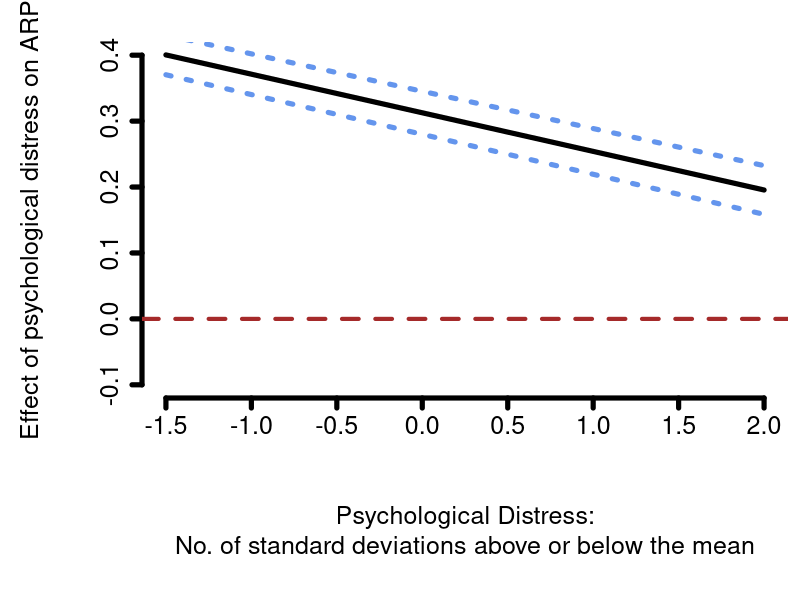
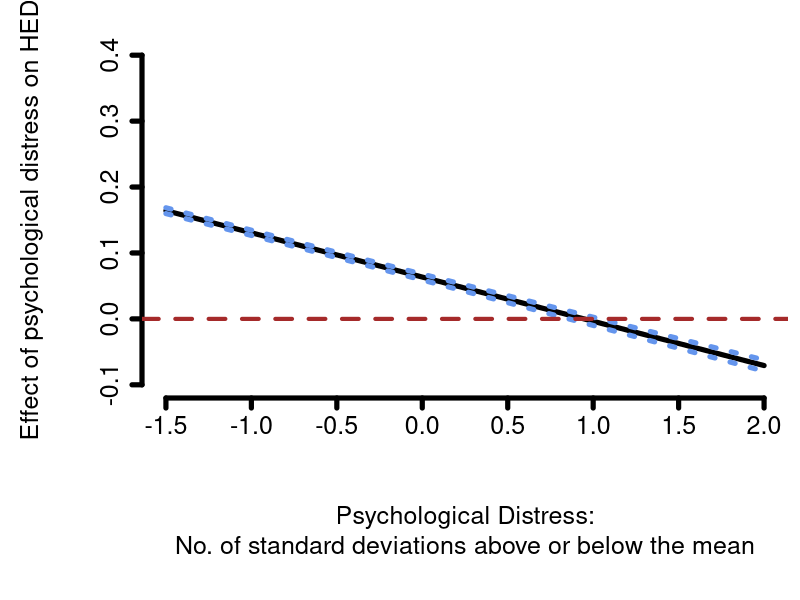

Source code (R) for these figures, in order:
###############################################################################
# Preliminary data preparation steps
###############################################################################

outdat_rutgers <- read.csv("figures/RAPI/injunctive_model_03.csv", header = TRUE)
colnames(outdat_rutgers)[1] <- "params"
varcovmat_rutgers <- read.csv("figures/RAPI/varcovmat_injunctive_model_03.csv", header = TRUE)

outdat_HED <- read.csv("figures/HED/injunctive_model_03.csv", header = TRUE)
colnames(outdat_HED)[1] <- "params"
varcovmat_HED <- read.csv("figures/HED/varcovmat_injunctive_model_03.csv", header = TRUE)

list_estimates <- list(outdat_rutgers = outdat_rutgers, outdat_HED = outdat_HED)
list_varcovmat <- list(varcovmat_rutgers = varcovmat_rutgers, varcovmat_HED = varcovmat_HED)

###############################################################################
# Define function for plotting effects
###############################################################################

CurvilinearEffect <- function(stress, 
                              model, 
                              estimates = list_estimates, 
                              varcovmat = list_varcovmat){
  
  out <- 0
  
  if(model == "RAPI_model03"){
    use_estimates <- estimates[["outdat_rutgers"]]
    use_varcovmat <- varcovmat[["varcovmat_rutgers"]][,2:ncol(varcovmat[["varcovmat_rutgers"]])]
  }else if(model == "HED_model03"){
    use_estimates <- estimates[["outdat_HED"]]
    use_varcovmat <- varcovmat[["varcovmat_HED"]][,2:ncol(varcovmat[["varcovmat_HED"]])]
  }else{
    out <- -99
  }
  
  if(out != -99){
    a_idx <- use_estimates[["params"]] == "DASS"
    b_idx <- use_estimates[["params"]] == "I(DASS * DASS)"
    
    a_est <- use_estimates[["estimates"]][a_idx]  # coefficient of DASS
    b_est <- use_estimates[["estimates"]][b_idx]  # coefficient of DASS*DASS
    
    est_linear_combo <- a_est + b_est*stress
    
    L <- rep(0, length(use_estimates[["params"]]))
    L[use_estimates[["params"]] == "DASS"] <- a_est
    L[use_estimates[["params"]] == "I(DASS * DASS)"] <- b_est * stress
    L <- t(as.matrix(L))
    
    var_linear_combo <- L %*% as.matrix(use_varcovmat) %*% t(L)
    stderr_linear_combo <- sqrt(var_linear_combo)
  }
  
  out = data.frame(est = est_linear_combo,
                   stderr = stderr_linear_combo,
                   LB95 = est_linear_combo - qnorm(0.975)*stderr_linear_combo,
                   UB95 = est_linear_combo + qnorm(0.975)*stderr_linear_combo)
  return(out)
}

###############################################################################
# Prepare data for plotting
###############################################################################

min_xlim <- -1.5
max_xlim <- 2.0
these_xvals <- c(-1.5, -1, -0.5, 0, 0.5, 1.0, 1.5, 2)

dat_input <- expand.grid(stress = seq(min_xlim,max_xlim,0.1), model = c("RAPI_model03","HED_model03"))
list_output <- mapply(CurvilinearEffect, dat_input$stress, dat_input$model, SIMPLIFY = FALSE)
dat_output <- do.call(rbind, list_output)
dat_plot <- cbind(dat_input, dat_output)

min_ylim <- round(min(dat_plot$est), 1)
max_ylim <- round(max(dat_plot$est), 1)
these_yvals <- round(seq(from = min_ylim, to = max_ylim, by = 0.1), 1)

###############################################################################
# RAPI
###############################################################################
par(mar = c(10, 7, 2, 0.5) + 0.1)  # Bottom, left, top, right
dat_plot0 <- dat_plot[dat_plot$model=="RAPI_model03",]
plot(-1, 
     type="n",
     xlim = c(min_xlim, max_xlim),
     ylim = c(min_ylim, max_ylim),
     xlab = "",
     ylab = "",
     frame.plot = FALSE,
     xaxt = "n", yaxt = "n")
axis(1, at = these_xvals, cex.lab = 1.5, cex.axis = 1.5, lwd = 5)
axis(2, at = these_yvals, cex.lab = 1.5, cex.axis = 1.5, lwd = 5)
lines(dat_plot0$stress, dat_plot0$est, type = "l", lwd = 5)
lines(dat_plot0$stress, dat_plot0$LB95, type = "l", lwd = 5, lty = 3, col = "cornflowerblue")
lines(dat_plot0$stress, dat_plot0$UB95, type = "l", lwd = 5, lty = 3, col = "cornflowerblue")
mtext("Effect of psychological distress on ARP", side = 2, line = 5, cex = 1.5)
mtext("Psychological Distress:\nNo. of standard deviations above or below the mean", side = 1, line = 7, cex = 1.5)
abline(h = 0, lwd = 4, col = "brown", lty = 2)

###############################################################################
# HED
###############################################################################
par(mar = c(10, 7, 2, 0.5) + 0.1)  # Bottom, left, top, right
dat_plot0 <- dat_plot[dat_plot$model=="HED_model03",]
plot(-1, 
     type="n",
     xlim = c(min_xlim, max_xlim),
     ylim = c(min_ylim, max_ylim),
     xlab = "",
     ylab = "",
     frame.plot = FALSE,
     xaxt = "n", yaxt = "n")
axis(1, at = these_xvals, cex.lab = 1.5, cex.axis = 1.5, lwd = 5)
axis(2, at = these_yvals, cex.lab = 1.5, cex.axis = 1.5, lwd = 5)
lines(dat_plot0$stress, dat_plot0$est, type = "l", lwd = 5)
lines(dat_plot0$stress, dat_plot0$LB95, type = "l", lwd = 5, lty = 3, col = "cornflowerblue")
lines(dat_plot0$stress, dat_plot0$UB95, type = "l", lwd = 5, lty = 3, col = "cornflowerblue")
mtext("Effect of psychological distress on HED", side = 2, line = 5, cex = 1.5)
mtext("Psychological Distress:\nNo. of standard deviations above or below the mean", side = 1, line = 7, cex = 1.5)
abline(h = 0, lwd = 4, col = "brown", lty = 2)
